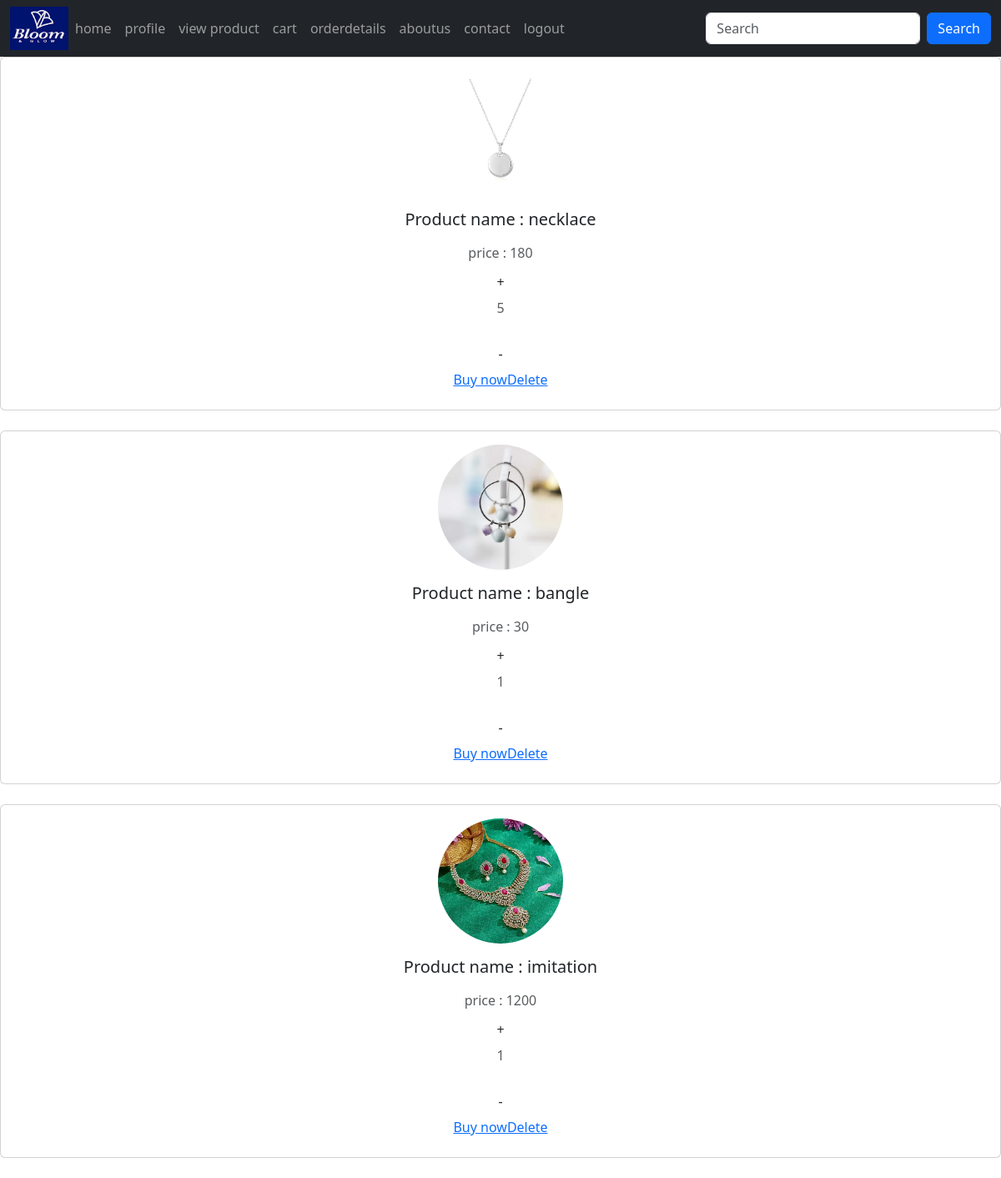
/user_view_cart (signed in), run on the app's committed database.
### app/models.py (models this page shows, shortened)
class cart(models.Model):
    user = models.ForeignKey(Register,on_delete=models.CASCADE)
    product = models.ForeignKey(Product,on_delete=models.CASCADE)
    quantity = models.IntegerField()

class Product(models.Model):
    shop = models.ForeignKey(Shopreg,on_delete=models.CASCADE)
    name = models.TextField()
    discription = models.TextField()
    price = models.IntegerField()
    quantity = models.IntegerField()
    offerprice = models.IntegerField()
    image = models.FileField()

### app/views.py (the view)
# urls.py: path('user_view_cart',views.user_view_cart),
def user_view_cart(req):
    if 'user' in req.session:
        data=cart.objects.filter(user=get_usr(req))
        return render(req,'addtocart.html',{'data':data})

### app/views.py (called while the page is built)
def get_usr(req):
    data=Register.objects.get(Email=req.session['user'])
    return data

### template/addtocart.html (shortened to what this page needs)
<!DOCTYPE html>
<html lang="en">
<head>
    <link href="https://cdn.jsdelivr.net/npm/bootstrap@5.3.3/dist/css/bootstrap.min.css" rel="stylesheet">
</head>
<body>
  <nav class="navbar navbar-expand-sm navbar-dark bg-dark">
    <div class="container-fluid">
      <a href="../userhome" class="logo">
        <img src="static/download (1).png" alt="logo" width="70px">
      </a>
      <div class="collapse navbar-collapse" id="mynavbar">
        <ul class="navbar-nav me-auto">
          <li class="nav-item">
            <a class="nav-link" href="../userhome">home</a>
          </li>
          <li class="nav-item">
            <a class="nav-link" href="../profile">profile</a>
          </li>
          <li class="nav-item">
            <a class="nav-link" href="../userviewproduct">view product</a>
          </li>
          <li class="nav-item">
            <a class="nav-link" href="../user_view_cart">cart</a>
          </li>
          <li class="nav-item">
            <a class="nav-link" href="../orderdetails">orderdetails</a>
          </li>
            <a class="nav-link" href="../aboutus">aboutus</a>
            <a class="nav-link" href="../contact">contact</a>
          <li class="nav-item">
            <a class="nav-link" href="../logout">logout</a>
          </li>
        </ul>
        <form class="d-flex">
          <input class="form-control me-2" type="text" placeholder="Search">
          <button class="btn btn-primary" type="button">Search</button>
        </form>
      </div>
    </div>
  </nav>
     {% for i in data %}
         <div class="card mb-4">
           <div class="card-body text-center">
             <img src="{{i.product.image.url}}" alt="avatar" class="rounded-circle img-fluid" style="width: 150px;height: 150px;">
             <h5 class="my-3">Product name : {{i.product.name}}</h5>
             <p class="text-muted mb-1">price : {{i.product.price}}</p>
             <a href="../qty_incri/{{i.pk}}" class="btn">+</a><p class="text-muted mb-4">{{i.quantity}}</p>
             <a href="../qty_decri/{{i.pk}}" class="btn">-</a>
             <div class="d-flex justify-content-center mb-2">
               <a href="../buynow/{{i.pk}}">Buy now</a>
               <a href="../deleteitem/{{i.pk}}">Delete</a>
             </div>
           </div>
         </div>
         {% endfor %}
</body>
</html>

### data on the page
cart: product.image (picture), product.name "necklace", product.price "180", quantity "5"
cart: product.image (picture), product.name "bangle", product.price "30", quantity "1"
cart: product.image (picture), product.name "imitation", product.price "1200", quantity "1"
